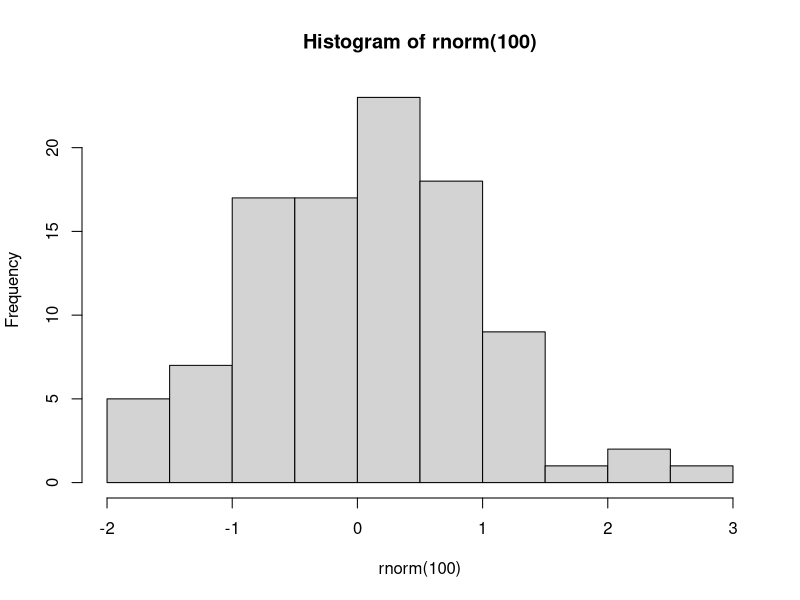

Write the R code that produced this figure.
## ---- chunk 1

hist(rnorm(100))

## ---- chunk 2

library(dplyr)

  group_by(mtcars, am) |>
    summarize(avg_wt = mean(wt))

